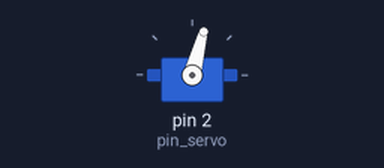
Recording of a sketch running on a simulated Arduino Uno, built with avr-gcc and run on an emulated ATmega328P. Shown: servo.

Above: at 1.05 s.
Timing chart, 0 to 6.5 s (numbered marks = the images above):
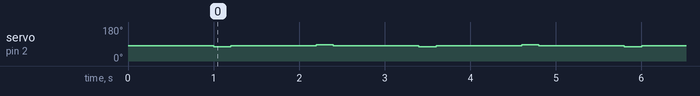

The sketch:

ServoExample2.ino
```cpp
#include <Servo.h>

const int pin_servo = 2;

Servo servo;

const int n = 80;

void setup()
{
  servo.attach(pin_servo);

  servo.write(n);
  delay(1000);
}

void loop()
{
  servo.write(n-5);
  delay(200);
  servo.write(n);
  delay(1000);
  servo.write(n+5);
  delay(200);
  servo.write(n);
  delay(1000);
}
```

Measured:
- by itself, servo on pin 2 (pin_servo): repeats every 2.4 s: 80° 1.0 s, 85° 0.20 s, 80° 1.0 s, 75° 0.20 s
